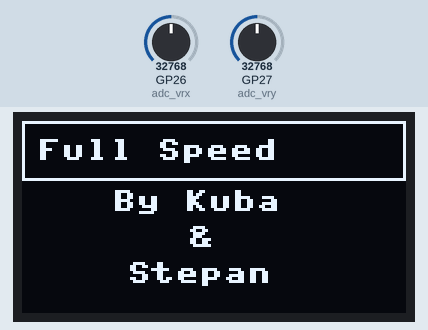
The program below on a simulated Raspberry Pi Pico running MicroPython. On the bench: 128×64 one-colour display. The test bench sets the inputs (shaded band); at power-on: GP27 (adc_vry) = 32768, GP26 (adc_vrx) = 32768 (analog values on the 0–65535 scale). Random numbers come from a fixed seed; library files of the repository ran but are not shown: ssd1306.py. At 7.9 s the program stops and its outputs stay as they are.

Above: at 0.1 s.
At 3.26 s:
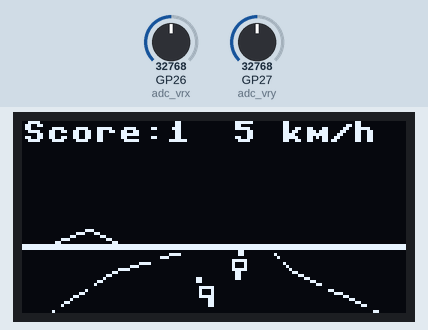
3.3 s: GP27 (adc_vry) set to 16944
4.8 s: GP27 (adc_vry) set to 15632
At 6.9 s:
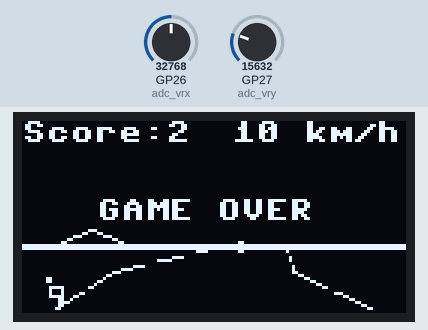
Timing chart, 0 to 8.4 s (numbered marks = the images above; inputs shaded):
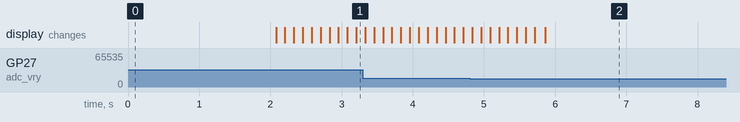

The program:

PicoFullSpeed.py
```python
# Game "Full Speed" by Kuba & Stepan
# Source code from https://github.com/Hellmole/Raspberry-pi-pico-games.git
# adapted to BitDogLab by Juliano Oliveira (juliano@hwit.com.br, jrfoliveira@gmail.com)

from machine import Pin, I2C, PWM, ADC
from ssd1306 import SSD1306_I2C
import time
import random

def pico_full_speed_main():

    # OLED Screen connected to GP14 (SDA) and GP15 (SCL)
    i2c = I2C(1, sda = Pin(14), scl = Pin(15), freq = 400000)
    oled = SSD1306_I2C(128, 64, i2c)

    oled.fill(0)
    oled.text("Full Speed", 5, 6)
    oled.text("By Kuba", 30, 23)
    oled.text("&", 55, 35)
    oled.text("Stepan", 35, 47)
    oled.rect(0, 0, 128, 20 , 1)
    oled.show()
    time.sleep(2)

    x = 1
    y = 1
    prekazka = 1
    ran = 0
    direction3 = 1
    x_pos = 2
    tilt = 0
    score = 1
    speed= 1
    acceleration = 1
    level = 1
    y_rival = 0
    crasch = 0

    #right = Pin(4, Pin.IN, Pin.PULL_UP) # right
    #left = Pin(5, Pin.IN, Pin.PULL_UP)  # left
    # Inicializar ADC para os pinos VRx (GPIO26) e VRy (GPIO27)
    adc_vrx = ADC(Pin(26))
    adc_vry = ADC(Pin(27))
    def left():#up():
        vrx_value = adc_vrx.read_u16()
        vry_value = adc_vry.read_u16()
        if ((vrx_value > 16384) and (vry_value < 16384))==True:
            return True
        else:
            return False
    def right():#down():
        vrx_value = adc_vrx.read_u16()
        vry_value = adc_vry.read_u16()
        if ((vrx_value > 16384) and (vry_value > 49152))==True:
            return True
        else:
            return False

    while True:

        oled.fill(0)
        tilt = 0

        if not left():
            # button left pressed
            x_pos = x_pos + 2
            tilt = 4

        if not right():
            # button right pressed
            x_pos = x_pos - 2
            tilt = -4

        y_rival = ran + y
        oled.text("Score:" + str(score), 0, 0)
        oled.text(str(score * 5) + " km/h", 70, 0)

        x = x + 1
        y = y + direction3
        prekazka = prekazka + speed


        # horizon
        oled.line(20 + y // 5, 35 + y // 10 , 9 + y // 4 , 39 + y // 10, 1)
        oled.line(20 + y // 5, 35 + y // 10, 29 + y // 4, 39 + y // 10, 1)

        # road
        oled.rect(0, 40 + y //10, 128, 2, 1)

        oled.line(50 + y, 40 + y // 10, 30 , 50, 1)
        oled.line(70 + y , 40 + y // 10, 90, 50, 1)

        oled.line(30, 50, 10, 63, 1)
        oled.line(90, 50, 118, 63, 1)

        oled.rect(0, 42 + x//2, 128, 4, 0)

        oled.rect(0, 52 + x, 128, 8, 0)

        # your moto
        oled.rect(60 + x_pos, 58, 2, 4, 1)
        oled.rect(59  + x_pos + tilt // 2, 55, 5, 4, 1)

        oled.rect(60 + x_pos + tilt, 52, 2, 2, 1)

        # rival
        if prekazka > 10:
            oled.rect(60 + ran + y, 38 + prekazka , 2, 4, 1)
            oled.rect(59 + y // 20  + ran + y, 35 + prekazka, 5, 4, 1)

            oled.rect(60 + y // 10  + ran + y, 32 + prekazka, 2, 2, 1)

        if prekazka <= 10:
            oled.rect(60 + ran + y, 38 + prekazka , 2, 4, 1)

        oled.show()

        if x== 4:
            x = 0

        if prekazka >= 30:
            ran = random.randint(-5, 5)
            ran = ran * 2
            prekazka = 0
            score = score + 1
            acceleration = acceleration + 0.05
            speed = round(acceleration)


        if y <= -35  or y >= 25:
            direction3 = -direction3

        if y <= -15:
            x_pos = x_pos + 2

        if y > 15 :
            x_pos = x_pos - 2

        if x_pos >=  46 or x_pos < -46:
            crasch = 1

        if x_pos <= y_rival + 4  and x_pos >= y_rival - 4 and prekazka >= 15:
            crasch = 1


        if  crasch ==  1:
            oled.text("GAME OVER", 25, 26)
            oled.show()
            time.sleep(2)
            return

        time.sleep(0.1)

if __name__ == "__main__":
    pico_full_speed_main()
```

Measured:
- the behaviour switches between 16384 and 16368 on GP27 (adc_vry) (found by bisection; images 1 and 2)
